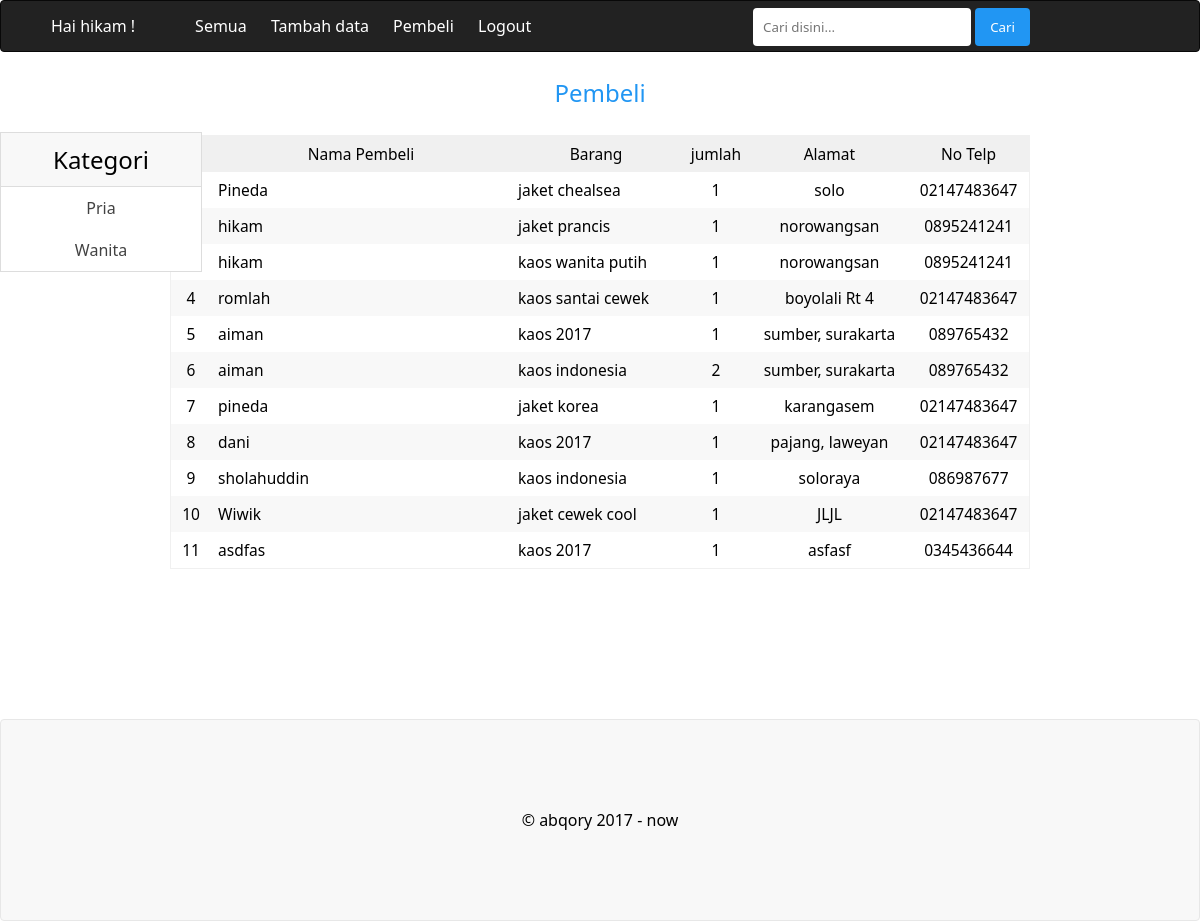
Screenshot of /admin/pembeli.php (signed in) with the database file from the repository.
### tables this page shows
CREATE TABLE `pembelian` (
  `id` int(11) NOT NULL,
  `nama` varchar(255) NOT NULL,
  `harga` int(20) NOT NULL,
  `jumlah` int(15) NOT NULL,
  `pembeli` varchar(255) NOT NULL,
  `alamat` text NOT NULL,
  `telepon` int(15) NOT NULL
);

### admin/theme/fungsi.php (called while the page is built, shortened)
<?php
$conn = mysqli_connect('localhost','root','','datapro');
function pembelian(){
	$query = "SELECT * FROM pembelian";
	return result($query);
}
function result($query){
	global $conn;
	if($result = mysqli_query($conn,$query)){
		return $result;
	}
}
 ?>

### admin/pembeli.php (the view, shortened to what this page needs)
<?php
require_once 'theme/view.php';
$pembelian= pembelian();
 ?>
<div class="konten">
<div class="label">Pembeli</div> <br>
	<div class="dashboard">
		<table>
			<thead>
				<tr>
					<td width="40">No</td>
					<td width="300">Nama Pembeli</td>
					<td width="170">Barang</td>
					<td>jumlah</td>
					<td>Alamat</td>
					<td>No Telp</td>
				</tr>
			</thead>
			<tbody>
<?php
$no = 0;
while($row = mysqli_fetch_assoc($pembelian)){
$no++;
	?>
				<tr>
					<td align="center"><?= $no ?></td>
					<td><?= $row['pembeli'] ?></td>
					<td><?= $row['nama'] ?></td>
					<td align="center"><?= $row['jumlah'] ?></td>
					<td align="center"><?= $row['alamat'] ?></td>
					<td align="center">0<?= $row['telepon'] ?></td>
				</tr>
<?php } ?>
			</tbody>
		</table>
	</div>
</div>

### admin/theme/style.css (style rules this page uses)
* { margin: 0; padding: 0; font-family: "Segoe UI", sans-serif; max-width: 100% !important; }
body { font-size: 16px; background-color: #fff; }
.konten { width: 860px; margin: 0 auto; }
.label { font-weight: normal; margin: 0px 0px 0px 0px; padding: 4px; font-size: 1.5em; display: block; text-align: center; color: #2196f3; margin-bottom: 0px; }
.dashboard { width: 100%; margin-bottom: 20px; background-color: white; }
.dashboard table { width: 100%; border: 1px solid #f0f0f0; border-spacing: 0; box-sizing: border-box; font-size: 0.97em; }
.dashboard table thead { background-color: #f0f0f0; text-align: center; }
.dashboard table thead td { padding: 7px; box-sizing: border-box; }
.dashboard table tbody td { padding: 7px; }
.dashboard table tbody tr:nth-child(even) { background-color: #f8f8f8; }

### rows the page displays
pembelian: pembeli "Pineda", nama "jaket chealsea", jumlah "1", alamat "solo", telepon "2147483647"
pembelian: pembeli "hikam", nama "jaket prancis", jumlah "1", alamat "norowangsan", telepon "895241241"
pembelian: pembeli "hikam", nama "kaos wanita putih", jumlah "1", alamat "norowangsan", telepon "895241241"
pembelian: pembeli "romlah", nama "kaos santai cewek", jumlah "1", alamat "boyolali Rt 4", telepon "2147483647"
pembelian: pembeli "aiman", nama "kaos 2017", jumlah "1", alamat "sumber, surakarta", telepon "89765432"
pembelian: pembeli "aiman", nama "kaos indonesia", jumlah "2", alamat "sumber, surakarta", telepon "89765432"
pembelian: pembeli "pineda", nama "jaket korea", jumlah "1", alamat "karangasem", telepon "2147483647"
pembelian: pembeli "dani", nama "kaos 2017", jumlah "1", alamat "pajang, laweyan", telepon "2147483647"
pembelian: pembeli "sholahuddin", nama "kaos indonesia", jumlah "1", alamat "soloraya", telepon "86987677"
pembelian: pembeli "Wiwik", nama "jaket cewek cool", jumlah "1", alamat "JLJL", telepon "2147483647"
pembelian: pembeli "asdfas", nama "kaos 2017", jumlah "1", alamat "asfasf", telepon "345436644"

### other values shown
$_SESSION['nama'] "hikam"
